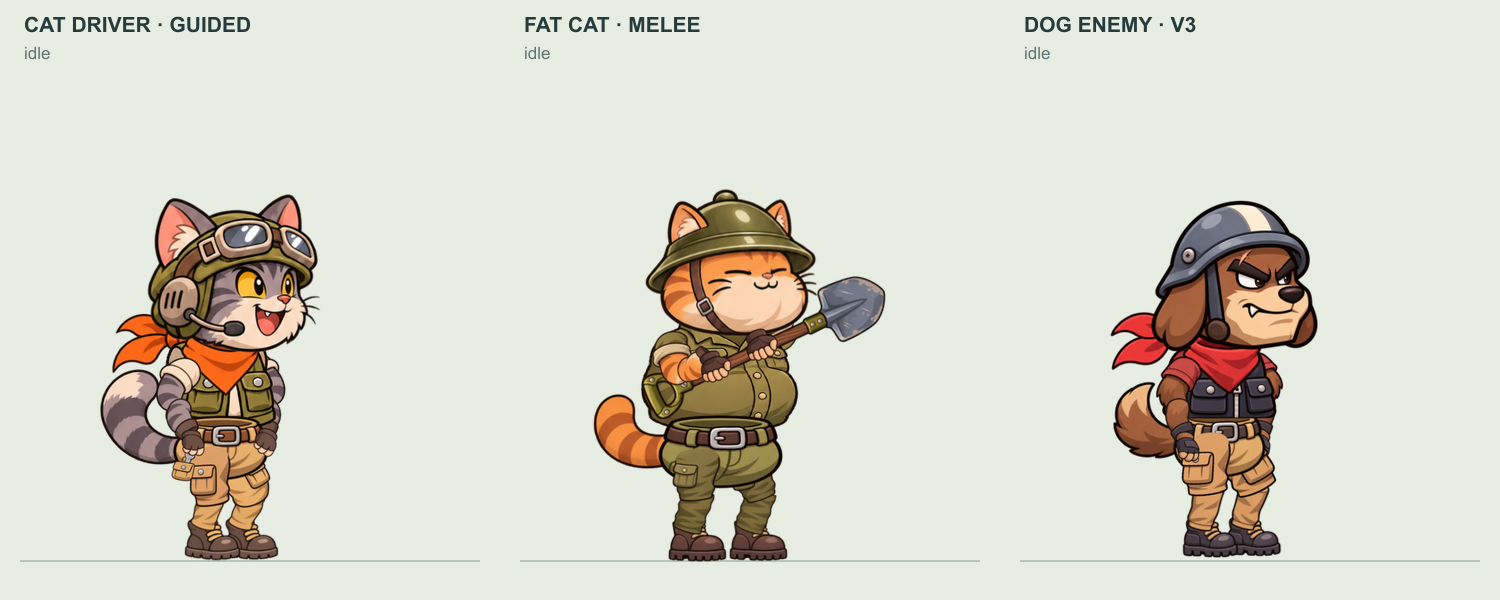
#> input picture Art/Anim/character-lineup-v3.png, 1500 x 600 px, given in place of bugs.png, which was not available
$ python reslice_monsters.py   (older library calls are emulated)
#> lines starting #> are read from the running program, lines starting #| are printed output that depends on the picture; after the words box and inside, x2 and y2 are one past the last pixel; in counts of white or black regions, pixels touching at a corner belong together
### Sources/CatTanks/Tools/ArtClean/common.py
"""Hàm dùng chung cho bộ công cụ chuẩn hoá ảnh CatTanks (audit / clean / reslice / compare)."""
import os, re, glob
import numpy as np, cv2
from PIL import Image

HERE = os.path.dirname(os.path.abspath(__file__))
ROOT = os.path.normpath(os.path.join(HERE, "..", ".."))            # Sources/CatTanks
ART = os.path.join(ROOT, "Assets", "CatTanks", "Resources", "Art")
MIRROR = os.path.join(ROOT, "Assets", "CatTanksMockupKit", "Textures", "Original")
OUT = os.path.join(HERE, "out")

# Phạm vi: nhân vật + đồ + vũ khí (+ quái).
SCOPE = re.compile(r"^(cat|hat|armor|uniform|gun|turret|turret_alt|pack|bug|beast)-\d+\.png$|^gear-boots\.png$")
PAD = 8            # khoảng trong suốt chuẩn quanh hình (px)
SOLID = 48         # alpha từ ngưỡng này trở lên coi là "đặc"


def group_of(name):
    return re.sub(r"-?\d+\.png$", "", name).replace(".png", "")


def in_scope(folder=ART):
    return sorted((f for f in os.listdir(folder) if SCOPE.match(f)),
                  key=lambda f: (group_of(f), int((re.findall(r"(\d+)\.png$", f) or ["0"])[0])))


def load(path):
    return np.array(Image.open(path).convert("RGBA"))


def save(path, a):
    os.makedirs(os.path.dirname(path), exist_ok=True)
    Image.fromarray(a, "RGBA").save(path, optimize=True)


# [7 lines left out: function sharpness, not called in this run]


def bbox(alpha, thr=10):
    ys, xs = np.where(alpha > thr)
    if not len(xs):
        return None
    return int(xs.min()), int(ys.min()), int(xs.max()), int(ys.max())


# [38 lines left out: functions padding, edge_touch, thin, stray_parts, not called in this run]


def bleed_rgb(a, iterations=6):
    """Loang màu mép ra vùng trong suốt (alpha=0) để lọc bilinear không sinh viền đen/trắng.
    Không đổi điểm nhìn thấy được."""
    a = a.copy()
    rgb = a[..., :3].astype(np.float32)
    known = a[..., 3] > 0
    k = np.ones((3, 3), np.float32)
    for _ in range(iterations):
        w = cv2.filter2D(known.astype(np.float32), -1, k, borderType=cv2.BORDER_CONSTANT)
        s = np.stack([cv2.filter2D(rgb[..., i] * known, -1, k, borderType=cv2.BORDER_CONSTANT) for i in range(3)], -1)
        grow = (~known) & (w > 0)
        rgb[grow] = s[grow] / w[grow][:, None]
        known = known | grow
    a[..., :3] = np.where((a[..., 3] == 0)[..., None], np.clip(rgb, 0, 255).astype(np.uint8), a[..., :3])
    return a


def repad(a, pad=PAD):
    b = bbox(a[..., 3], 0)
    if b is None:
        return a
    x0, y0, x1, y1 = b
    crop = a[y0:y1 + 1, x0:x1 + 1]
    out = np.zeros((crop.shape[0] + 2 * pad, crop.shape[1] + 2 * pad, 4), np.uint8)
    out[pad:pad + crop.shape[0], pad:pad + crop.shape[1]] = crop
    return out


# [28 lines left out: functions unsharp, sheet, not called in this run]

### Sources/CatTanks/Tools/ArtClean/reslice_monsters.py
"""Cắt lại bug-0..9 / beast-0..9 từ ảnh lưới gốc (ArtSource/quai_goc), thay bản cũ bị cắt cụt theo ô.

    py -3.12 -I reslice_monsters.py      # ghi out/Art/bug-*.png, beast-*.png

Ảnh gốc là RGB nền trắng, lưới 5 cột x 2 hàng, thứ tự trùng id trong catalog.
Nguồn: Desktop/tank_cat (bản web gốc) — "Mười quái vật côn trùng chibi rực rỡ.png", "Mười quái thú huyền thoại chibi.png".
"""
import os, sys
import numpy as np, cv2
sys.path.insert(0, os.path.dirname(os.path.abspath(__file__)))
from common import *

SRC = os.path.join(ROOT, "ArtSource", "quai_goc")
SHEETS = {"bug": "bugs.png", "beast": "beasts.png"}
COLS, ROWS = 5, 2


def cut_out(rgb):
    """Tách nền trắng: loang từ mép qua các điểm gần màu nền; mép hình lấy alpha mềm theo độ sáng."""
    h, w = rgb.shape[:2]
#> h = 600; w = 1500
    f = rgb.astype(np.float32)
    border = np.concatenate([f[0], f[-1], f[:, 0], f[:, -1]])
    bgc = np.median(border, 0)
#> bgc = [232, 237, 228]
    diff = np.abs(f - bgc).max(-1)
    cand = (diff < 40).astype(np.uint8)
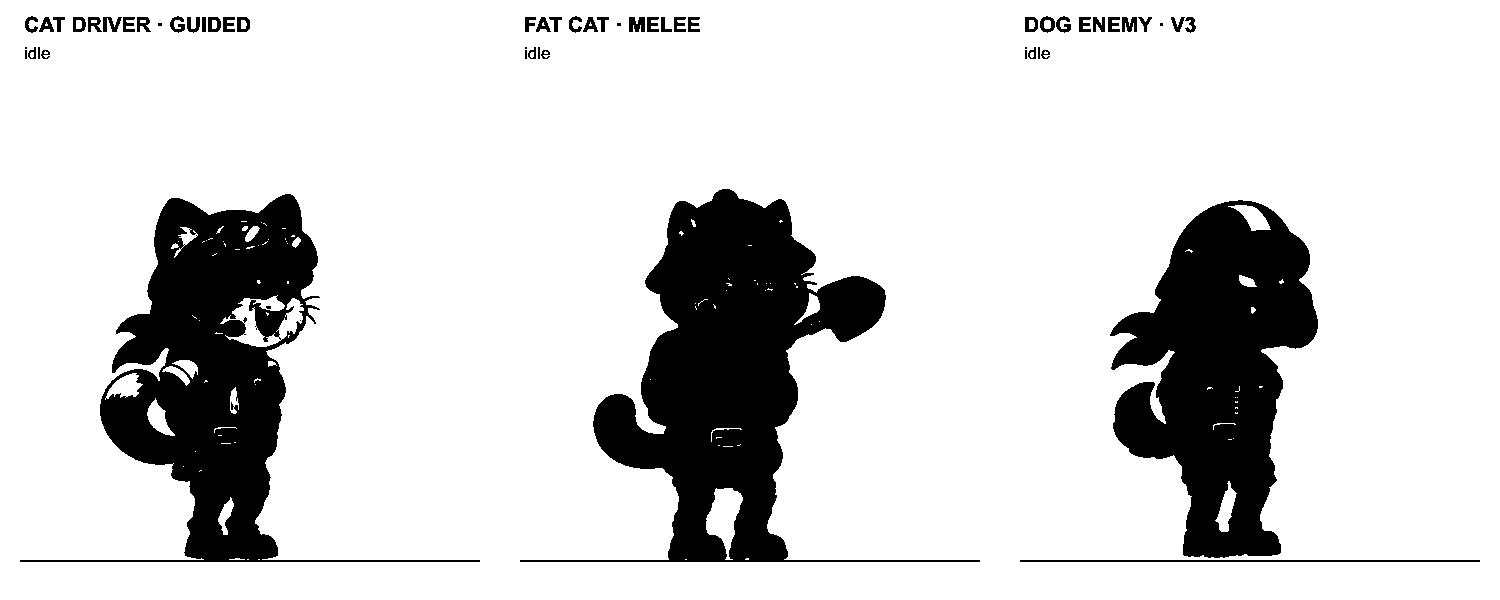
#> cand: shape (600, 1500); values 0 (black) and 1 (white), 83.6% white; 59 black regions (11 under 20 px), largest, box (x1, y1, x2, y2) and area: (520, 189, 980, 562) 52778, (20, 194, 480, 562) 45856, (1110, 200, 1318, 558) 43536
    n, lab = cv2.connectedComponents(cand, connectivity=4)
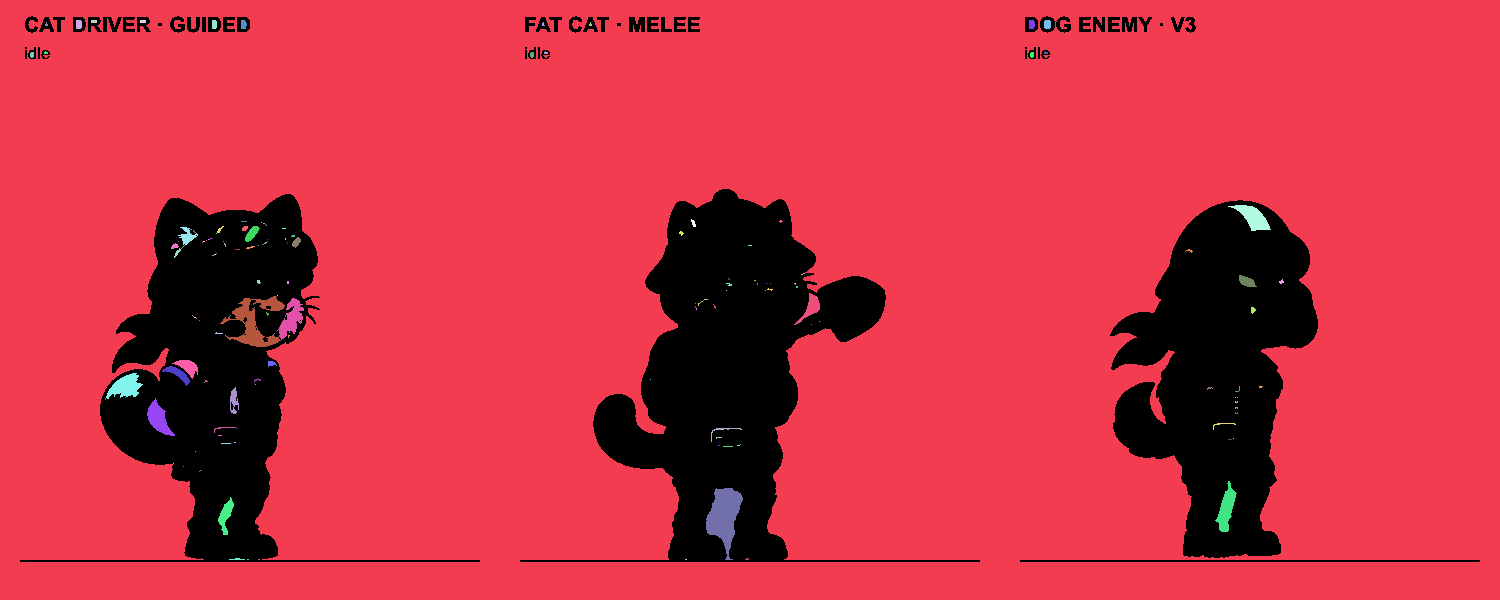
#> lab: shape (600, 1500) int32; 168 distinct labels, from 0 to 167; one colour per label, 0 black
#> n = 168
    edge_labels = set(np.unique(np.concatenate([lab[0], lab[-1], lab[:, 0], lab[:, -1]]))) - {0}
#> edge_labels = 1 item
    bg = np.isin(lab, list(edge_labels)) & (cand > 0)
#> bg: shape (600, 1500) bool; 82.7% white; 57 black regions (9 under 20 px), largest, box (x1, y1, x2, y2) and area: (520, 189, 980, 562) 54702, (20, 194, 480, 562) 50207, (1110, 200, 1318, 558) 44844
    fg = ~bg
    k = np.ones((3, 3), np.uint8)
    band = (cv2.dilate(bg.astype(np.uint8), k, iterations=2).astype(bool) & fg) | \
           (cv2.dilate(fg.astype(np.uint8), k, iterations=1).astype(bool) & bg)
#> band: shape (600, 1500) bool; 3.1% white; 19 white regions, largest, box (x1, y1, x2, y2) and area: (1019, 199, 1481, 563) 6850, (519, 188, 981, 563) 6808, (19, 193, 481, 563) 6672
    lum = f.mean(-1)
    bgl = float(bgc.mean())
#> bgl = 232.3
    core = fg & ~band
#> core: shape (600, 1500) bool; 15.4% white; 28 white regions (15 under 20 px), largest, box (x1, y1, x2, y2) and area: (595, 191, 884, 560) 50404, (102, 196, 316, 560) 46063, (1114, 202, 1316, 556) 41520
    ring = cv2.dilate(bg.astype(np.uint8), k, iterations=5).astype(bool) & core     # nét viền đen ngay trong mép
#> ring: shape (600, 1500) bool; 1.7% white; 28 white regions (15 under 20 px), largest, box (x1, y1, x2, y2) and area: (595, 191, 884, 560) 5168, (1114, 202, 1316, 556) 4720, (102, 196, 316, 560) 4633
    outline = np.median(f[ring], 0) if ring.any() else np.array([20, 20, 28], np.float32)
#> outline = [123, 86, 60]
    ol = float(outline.mean())
#> ol = 89.67
    alpha = np.zeros((h, w), np.float32)
    alpha[core] = 255
    alpha[band] = np.clip((bgl - lum[band]) / max(1.0, bgl - ol), 0, 1) * 255
    out = np.zeros((h, w, 4), np.uint8)
    out[..., :3] = rgb
    out[..., :3][band] = outline.astype(np.uint8)
#> out: shape (600, 1500, 4); mean R, G, B, A 215.1, 212.3, 199.9, 0
    out[..., 3] = alpha.astype(np.uint8)
#> out: shape (600, 1500, 4); mean R, G, B, A 215.1, 212.3, 199.9, 43.2
    return out


def slice_sheet(a):
    solid = (a[..., 3] >= SOLID).astype(np.uint8)
#> solid: shape (600, 1500); values 0 (black) and 1 (white), 17.4% white; 57 white regions (9 under 20 px), largest, box (x1, y1, x2, y2) and area: (520, 189, 980, 562) 54811, (20, 194, 480, 562) 50336, (1110, 200, 1318, 558) 44992
    n, lab, st, cen = cv2.connectedComponentsWithStats(solid, 8)
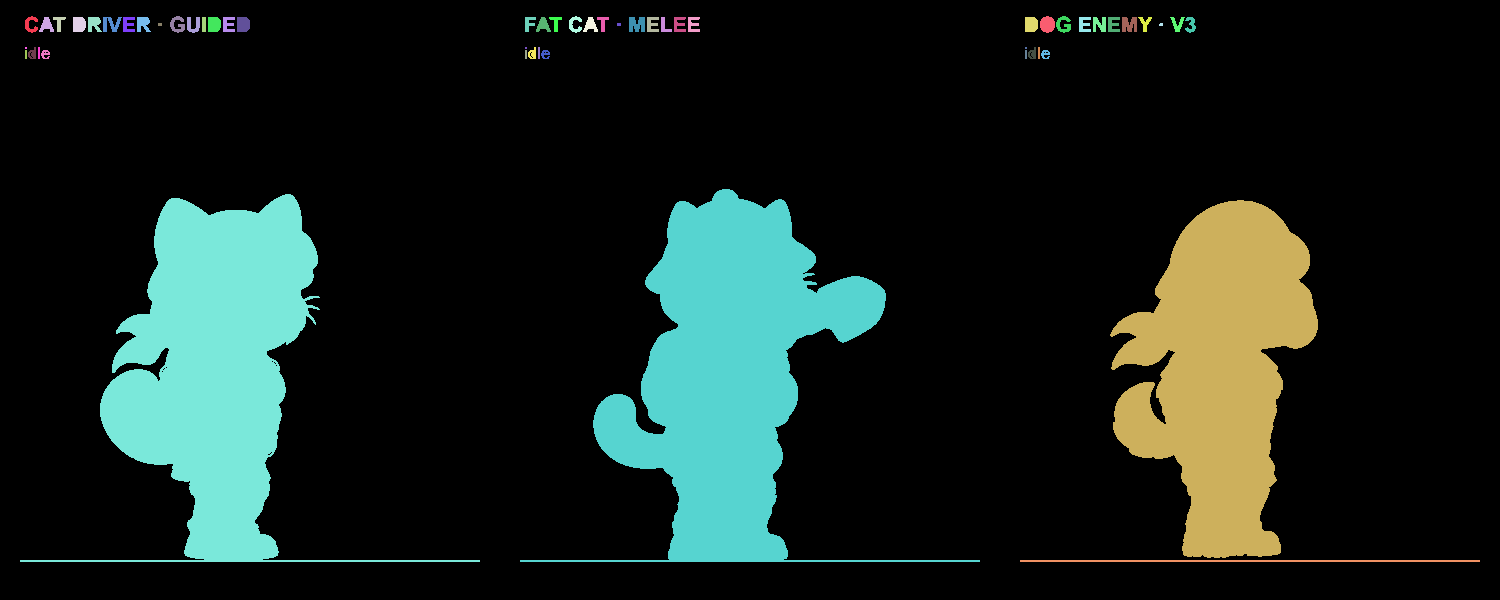
#> lab: shape (600, 1500) int32; 58 distinct labels, from 0 to 57; one colour per label, 0 black
#> n = 58; st = 58 rows, first 6: [0, 0, 1500, 600, 743752], [25, 16, 13, 17, 118], [39, 17, 15, 15, 128], [53, 17, 13, 15, 86], [73, 17, 13, 15, 181], [88, 17, 14, 15, 156]; cen = 58 pairs, first value 25.5 to 1249.5, second value 22.17 to 560.5
    big = st[1:, cv2.CC_STAT_AREA].max()
#> big = 54811
    h, w = solid.shape
#> h = 600; w = 1500
    cells = {}
    for c in range(1, n):
        if st[c, cv2.CC_STAT_AREA] < 0.003 * big:
            continue
        cx, cy = cen[c]
        idx = int(cy // (h / ROWS)) * COLS + int(cx // (w / COLS))
        cells.setdefault(idx, []).append(c)
#> this loop made 57 passes
#> (cx, cy, idx) on passes 4, 12, 14, 21, 26, 27, 32, 54, 55, 56, 57: (78.58, 24, 0), (213.6, 23.98, 0), (242.7, 24, 0), (636.5, 24, 2), (1030.7, 24, 3), (1047, 24, 3), (1128.8, 24.09, 3), (728.5, 372.5, 7), (215.1, 367.1, 5), (1219, 368.9, 9), (1249.5, 560.5, 9)
#> after the loop, cells = {0: [4, 12, 14], 2: [21], 3: [26, 27, 32], 7: [54], 5: [55], 9: [56, 57]}
    sprites = []
    for idx in range(COLS * ROWS):
        comps = cells.get(idx, [])
        if not comps:
            raise SystemExit(f"Ô {idx} không có hình — kiểm tra lại ảnh gốc.")
        keep = np.isin(lab, comps)
        near = cv2.dilate(keep.astype(np.uint8), np.ones((5, 5), np.uint8)).astype(bool)
        sel = a.copy()
        sel[..., 3][~near] = 0
        sel[..., 3][near & ~keep & (a[..., 3] >= SOLID)] = 0     # không lấy phần đặc của con bên cạnh
        sprites.append(bleed_rgb(repad(sel)))
#> this loop made 2 passes
#> (comps, x0 in repad, y0 in repad, x1 in repad, y1 in repad) on pass 1: ([4, 12, 14], 72, 17, 250, 31)
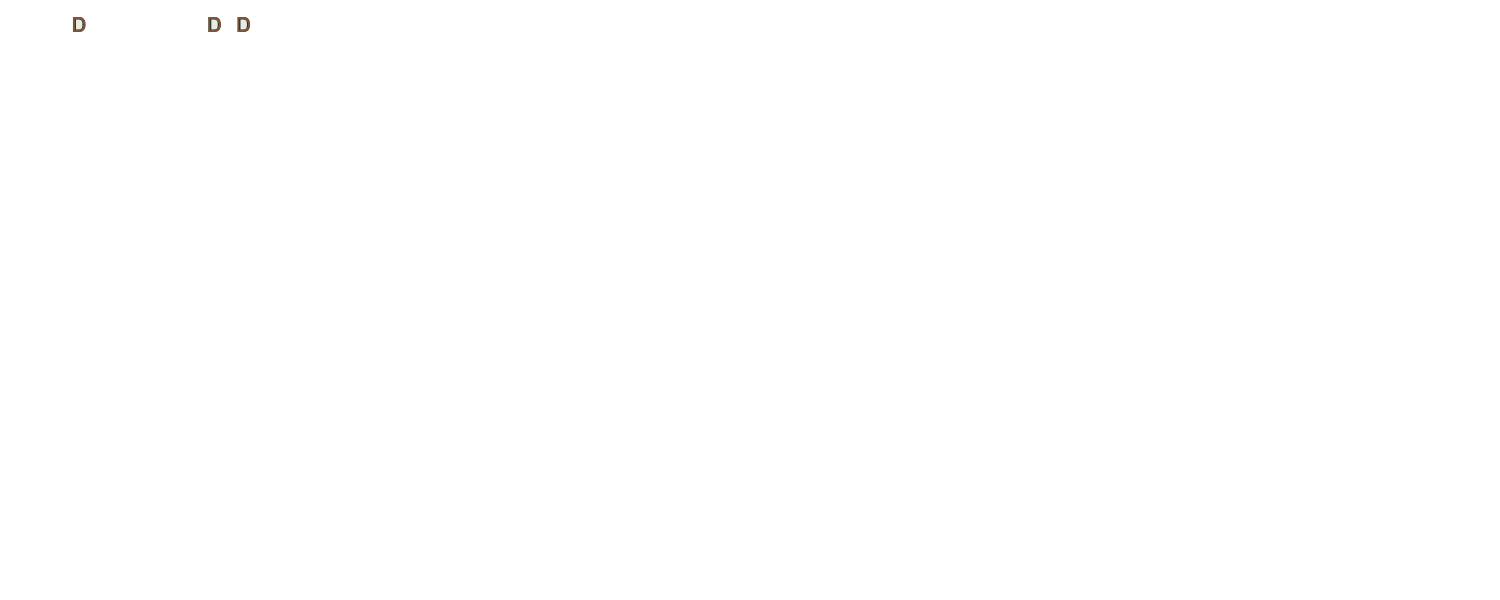
#> sel: shape (600, 1500, 4); mean R, G, B, A 215.1, 212.3, 199.9, 0.1; transparent parts drawn white
#> after the loop, sprites = 1 item
    return sprites


def run():
    os.makedirs(os.path.join(OUT, "Art"), exist_ok=True)
    for group, name in SHEETS.items():
        rgb = np.array(__import__("PIL.Image", fromlist=["Image"]).open(os.path.join(SRC, name)).convert("RGB"))
        for i, s in enumerate(slice_sheet(cut_out(rgb))):
            f = f"{group}-{i}.png"
            old = load(os.path.join(ART, f))
            save(os.path.join(OUT, "Art", f), s)
            print(f"{f:12} {old.shape[1]}x{old.shape[0]} -> {s.shape[1]}x{s.shape[0]}")


if __name__ == "__main__":
    sys.stdout.reconfigure(encoding="utf-8")
#> (the run stopped early here; a loop or call above may not have finished)
